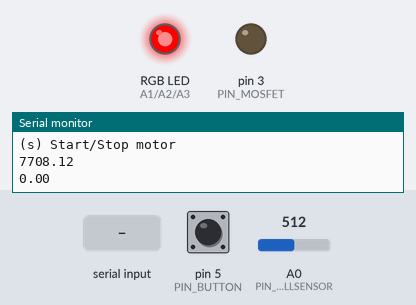
Bench run of a sketch on a simulated Arduino Nano, built with avr-gcc and run on an emulated ATmega328P. Parts: an RGB LED mixed from three pins (HIGH = lit), output pins drawn as LEDs (lit = HIGH), the last lines printed to the serial monitor. Dashed ring = blinking. The test bench sets the inputs (shaded band); at power-on: pin 5 (PIN_BUTTON) HIGH, A0 (PIN_HALLSENSOR) = 512.

Above: at 1.2 s.
1.3 s: pin 5 (PIN_BUTTON) pulled LOW for 0.15 s
At 1.64 s:
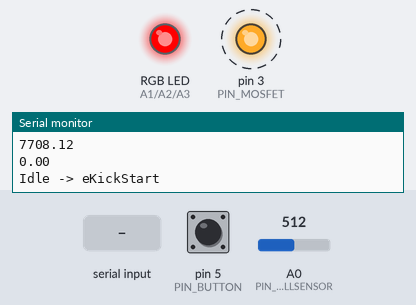
4.4 s: "s\n" received over Serial
At 4.8 s:
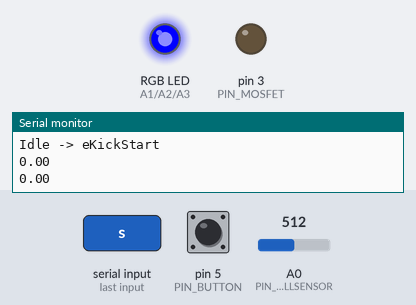
8.0 s: pin 5 (PIN_BUTTON) pulled LOW for 1 s
At 10.6 s:
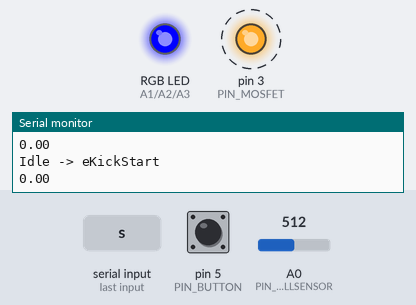
Timing chart, 0 to 16.0 s (numbered marks = the images above; inputs shaded):
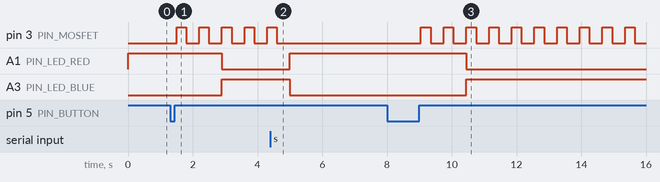

The sketch:

turbo_firmware.ino
```cpp
/*
This is to control the turbo drag pump.
This is a Holweck pump Alcatel model 5006 2H

Basically, it's a single cpil with a hall effect sensor
I beleive it gets up to 27-30K rpm
We need to ramp up the speed over time (the other manual said 3 mins)
We monitor the speed with the hall effect
Still not sure about starting the pumpo in a spcific direction
Maybe the firmware can support an LED to show when:
stopped  - red
spinning up to speed - yellow
at speed - green

We're going to use a nano for this


looks like the duty cycle should be around 50% until it gets to about 7K
then reduce to 35%


We're using an external mosfet to power
- look into diode protection

*/

#define PIN_MOSFET            3 // so we can use PWM to control current
#define PIN_HALLSENSOR        A0
#define PIN_LED_RED           A1
#define PIN_LED_GREEN         A2
#define PIN_LED_BLUE          A3
#define PIN_BUTTON            5 // the button will toggle between spin up or spin down
#define DEBOUNCE_DELAY        50    // the debounce time in milliseconds;

double DUTY_CYCLE = 50; // go to 35 when at higher speeds
double TRIGGER_ANGLE    =    95; // 90/ // the angle / phase that we should send the pulse
int PWMLEVEL = 255;

/*
The position of the trigger angle will affect which way it spins
With a trigger angle of 2-5%, it will spin clockwise (not the direction we want)
First attemps at a trigger angle of 55% make it spin CC
*/
double curRPM = 0; // current RPM (measured from pulses)
double curfrequency = 0; // current frequency (measured from pulses)
//variables for debouncing the button
int SelectButtonState = HIGH;       // the current reading from the input pin
int lastSelectButtonState = HIGH;   // the previous reading from the input pin
unsigned long lastSelectDebounceTime = 0;  // the last time the Select pin was toggled

#define NUMRPMLOG 60 // keep 1 mintue data
int rpmlog[NUMRPMLOG];
int rpmidx = 0;


//variables for sending a 1Hz update
unsigned long nextOneSecondTimer = 0;
unsigned long lastperiod_duration_uS = 0; // the time in uSecond that the previous period took
unsigned long lasthighstart_uS = 0; // the time the last period (rising edge) started
unsigned long laststatechangetime_uS = 0; // the last time the state changed

// phase tracking

int triggered_this_cycle = 0 ; // have we sent a pulse this cycle yet?
int triggered_this_cycle2 = 0 ; // have we sent a pulse this cycle yet?
unsigned long pulse_end_time = 0; // after the pulse is triggered, when should we end it.

//we need some sort of state to know what we're doing
enum eSTATE
{
  eIdle, // This is the state when the device is not running
  eKickStart, // start the motor up in the right direction, may take a little doing...
  eRun, // spinning up to speed and maintaining speed

};

eSTATE curstate = eIdle;//eSpinUp;//eIdle; // the applistion starts off with the state as idle

void setup()
{
  pinMode(PIN_LED_RED, OUTPUT);
  pinMode(PIN_LED_GREEN, OUTPUT);
  pinMode(PIN_LED_BLUE, OUTPUT);
  pinMode(PIN_MOSFET, OUTPUT);
  pinMode(PIN_HALLSENSOR,INPUT);
  pinMode(PIN_BUTTON, INPUT_PULLUP);


  //TCCR2B = TCCR2B & B11111000 | B00000001; // for PWM frequency of 31372.55 Hz on timer 2

  Serial.begin(115200);// initialize serial communication
  Serial.println("Turbo Pump firmware version 1");
  Serial.println("Steve Hernandez 2022");
  Serial.println("Commands:");
  PrintHelpStats();
}

void PrintHelpStats()
{
    Serial.print("(d) Duty Cycle = " );
    Serial.println( DUTY_CYCLE);
    Serial.print("(p) Trigger angle = " );
    Serial.println( TRIGGER_ANGLE);
    Serial.println("(k) Kickstart " );
    Serial.println("(s) Start/Stop motor " );
}
/*
void RGB_color(int red_light_value, int green_light_value, int blue_light_value)
 {
  analogWrite(PIN_LED_RED, red_light_value);
  analogWrite(PIN_LED_GREEN, green_light_value);
  analogWrite(PIN_LED_BLUE, blue_light_value);
}
*/

void DoSerialInput()
{
  static String sbuf = "";
  while (Serial.available())
  {
    char c = Serial.read();
    sbuf += c;
  }
  if(sbuf.indexOf("\n") > 0)
  {
    //process it
    Serial.println("processing input");
    Serial.println(sbuf);
    if(sbuf.indexOf("p") != -1)
    {
      //phase angle
      String tmp = sbuf.substring(1);
      double tv = tmp.toFloat();
      TRIGGER_ANGLE = tv;
      Serial.print("New trigger angle = " );
      Serial.println( TRIGGER_ANGLE);
    }else if (sbuf.indexOf("d") != -1)
    {
      String tmp2 = sbuf.substring(1);
      double tv1 = tmp2.toFloat();
      DUTY_CYCLE = tv1;
      Serial.print("New Duty Cycle = " );
      Serial.println( DUTY_CYCLE);
    }
    else if (sbuf.indexOf("?") != -1)
    {
      PrintHelpStats();
    }
   // else if (sbuf.indexOf("k") != -1)
   // {
   //   Serial.println("Kickstart " );
   //   StartupPulses();
   // }
    else if (sbuf.indexOf("s") != -1)
    {
      if(curstate == eIdle)
      {
        curstate = eKickStart;
        Serial.println("Starting motor " );
      }else
      {
        curstate = eIdle;
        Serial.println("Stopping Motor " );
        analogWrite(PIN_MOSFET, 0);
      }
      // start / stop
    }
    sbuf = ""; // clear it
  }
}

/*
This mode is to make sure the motor spins up.
There can be severa tings going on:
-The motor is already spinning and the user simply stopped and restarted
-The motor is at a dead stop (rpm == 0 for > X seconds)
-The motor is running in the reverse direction
  Could because of previous failure of kickstart?
This function is re-entrant and will execute if in kickstart mode
*/
void DoKickStart()
{
  if (curstate == eIdle)
    return;
    // so - anything could be happening here
    // we could be at a dead stop - we should check our rpm to see if we're at 0 rpm for multiple seconds
      // - send startup pulses
      // monitor to see if speed increases for X seconds
    // we could be spinning (in the right direction)
    // simply go to run mode
  if(curRPM == 0) // we're either in kickstart mode or run mode and we're at a dead stop and we're supposed to be running
    StartupPulses();

  if(curRPM > 500 && curstate == eKickStart)
  {
    curstate = eRun;
    Serial.println("Kickstart -> Run");
  }
    // check to exit kickstart mode
    // see if the current trend has been increasing over the past X seconds

}

/*This is a routine to get this thing up and spinning */
void StartupPulses()
{
  analogWrite(PIN_MOSFET, PWMLEVEL);
  delay(300)  ;
  analogWrite(PIN_MOSFET, 0);
  delay(400)  ;
//  analogWrite(PIN_MOSFET, PWMLEVEL);
//  delay(700)  ;
//  analogWrite(PIN_MOSFET, 0);
//  delay(100)  ;
}

void DoModeInput() // read the button
{
  int reading = digitalRead(PIN_BUTTON); //read the select button pin, if pressed will be low, if not pressed will be high
  if (reading != lastSelectButtonState)  //if the reading is not equal to the last state - set the last debounce time to current millis time
  {
    lastSelectDebounceTime = millis();
  }
  //check the difference between current time and last registered button press time, if it's greater than user defined delay then change the state as it's not a bounce
  if ((millis() - lastSelectDebounceTime) > DEBOUNCE_DELAY)
  {
    if (reading != SelectButtonState)  // check for change
    {
      SelectButtonState = reading;
      if (SelectButtonState == HIGH) // just transitioned high
      {
        switch(curstate)
        {
           case eIdle:// waiting to spin up - speed at 0
            curstate = eKickStart;
            Serial.println("Idle -> eKickStart");
            StartupPulses();
            break;
           case eKickStart:// currently running, go to idle
            curstate = eIdle;
            analogWrite(PIN_MOSFET, 0); // shut down the motor
            Serial.println("KickStart -> Idle");
            break;
           case eRun:// currently running, go to idle
            curstate = eIdle;
            analogWrite(PIN_MOSFET, 0); // shut down the motor
            Serial.println("Running -> Idle");
            break;
        }
      }
      else
      {
          // user let go of the mode button, end the test for long press
          //modepresstest = false;
      }
    }
  }
  //save the reading
  lastSelectButtonState = reading;
}
void SetLEDColor(int r,int g, int b)
{
    analogWrite(PIN_LED_RED, r);
    analogWrite(PIN_LED_GREEN, g);
    analogWrite(PIN_LED_BLUE, b);
}

void DoLEDOutput()
{
  switch(curstate)
  {
     case eIdle:// waiting to spin up - speed at 0
     SetLEDColor(255,0,0);
      break;
     case eRun:// spinning up to speed
     SetLEDColor(0,255,0);
      break;
     case eKickStart: //
     SetLEDColor(0,0,255);
      break;
  }
}
/*
// poll the hall sensor and get an estimate on RPM as well as triggering high and low
We need to:
  - Poll the Hall Sensor, determine a new value
  - detect change in values
  -
  Estimate the RPM
  -
  we need a way to make the RPM go towards 0 when the state stops changing
Th current working theory here is that
*/
void PollHall()
{
  unsigned long timenow = micros();
  static unsigned long lastlowstart_uS = 0;
  static unsigned int curstate = 0, laststate = 0; // say we're low

  int val = analogRead(PIN_HALLSENSOR); // the hall sensor needed to be ground-biased through a resistor - otherwise we'd get floating values
  //int val = digitalRead(PIN_HALLSENSOR);
  //Serial.println(val);

  if(val < 128)
    curstate = 0;
  else
    curstate = 1;

  if(laststate != curstate) // something changed
  {
    if(laststate == 0) // we were at low, we're now going to high
    {
      //update the rpm counter
      //determine the duration since the last
      lastperiod_duration_uS = timenow - lasthighstart_uS;
      double timediff_S = lastperiod_duration_uS /1000000.0;
      double freq = 1/timediff_S; // convert from time to frequency
      curRPM = freq  * 60; // infer the RPM from the RPS frequency
      curfrequency = freq; // in hz
      lasthighstart_uS = timenow; // now we're going high, mark the start
      triggered_this_cycle = 0; // clear the flag
      triggered_this_cycle2 = 0 ; // clear

    }
    else
    {
      lastlowstart_uS = micros();
    }
    laststate = curstate;
    laststatechangetime_uS = timenow;
  }
  if((timenow - laststatechangetime_uS) > 1000000)
    curRPM  = 0 ;
}
/*
So - We're attempting to determine the phase angle based on a few things
We know the time in uSeconds for the RPM - this is 'lastperiod_duration_uS'
We also know when the last period started 'lasthighstart_uS'
based on the time now, we can estimate from 0-100 where we are in the cycle
knowing that - we can use a phase offset angle to know when to trigger the next pulse
We should also determine the duration of the pulse
*/
/*
void DoublePulseAngle()
{
  double curphase = 0; // what the current phase angle is (0-100)
  unsigned long timenow = micros();
  unsigned long reltime_uS = timenow - lasthighstart_uS; // number of microseconds since the last period started
  if(lastperiod_duration_uS == 0)return; // avoid a divide by 0
  curphase = (double)((double)reltime_uS) / ((double)lastperiod_duration_uS);
  curphase *= 100; //scale to 0 -> 100

  if((curphase > TRIGGER_ANGLE) && (triggered_this_cycle == 0))
  {
    // if it's time to trigger
    digitalWrite(PIN_MOSFET, HIGH);
    pulse_end_time = timenow + (lastperiod_duration_uS * (((double)DUTY_CYCLE /2)/((double)100.0)));
    triggered_this_cycle = 1;
  }

  double trig2 = (double)(((int)TRIGGER_ANGLE * 2 ) % 100);
  if((curphase > trig2) && (triggered_this_cycle2 == 0))
  {
    // if it's time to trigger
    digitalWrite(PIN_MOSFET, HIGH);
    pulse_end_time = timenow + (lastperiod_duration_uS * (((double)DUTY_CYCLE /2)/((double)100.0)));
    triggered_this_cycle2 = 1;
  }
  //now we know where we are in the cycles
  // if the relative time now is greater than the previous cycle period - we start to get numbers greater than 1
  if(timenow > pulse_end_time)
  {
    digitalWrite(PIN_MOSFET, LOW);
  }
}
*/
void PulseAngle()
{
  double curphase = 0; // what the current phase angle is (0-100)
  unsigned long timenow = micros(); // get the time now
  unsigned long reltime_uS = timenow - lasthighstart_uS; // number of microseconds since the last period started
  if(lastperiod_duration_uS == 0)return; // avoid a divide by 0
  curphase = (double)((double)reltime_uS) / ((double)lastperiod_duration_uS); // get the fraction portion of the time
  curphase *= 100;// scale to 0 -> 100

  if((curphase > TRIGGER_ANGLE) && (triggered_this_cycle == 0))
  {
    // if it's time to trigger
    analogWrite(PIN_MOSFET, PWMLEVEL);
    pulse_end_time = timenow + (((double)lastperiod_duration_uS) * (((double)DUTY_CYCLE)/((double)100.0)));
    triggered_this_cycle = 1;
  }
  //now we know where we are in the cycles
  // if the relative time now is greater than the previous cycle period - we start to get numbers greater than 1
  if(timenow > pulse_end_time)
  {
    analogWrite(PIN_MOSFET, 0);
  }
}

void AddRPMValue(int val)
{
  rpmlog[rpmidx++] = val;
  if(rpmidx == NUMRPMLOG)
    rpmidx = 0;
}

bool IsRpmIncreasing()
{
  int idx = rpmidx;
  bool increase = false;
  for(int x = 0 ;x < 5; x ++)
  {
    idx--;
    if(idx < 0)
      idx = NUMRPMLOG -1;
  }
}

void loop()
{
  DoLEDOutput();
  DoModeInput();
  DoSerialInput();
  DoKickStart();
  PollHall();
  if(curstate != eIdle)
    PulseAngle(); // pulse at the right time in the cycle

  // send periodic stats
  if(millis() > nextOneSecondTimer)
  {
    nextOneSecondTimer = millis() + 1000;
    Serial.println(curRPM);
    AddRPMValue(curRPM);
  }
}
```

Measured:
- after the input at 1.3 s, pin 3 (PIN_MOSFET): alternates HIGH for 0.30 s and LOW for 0.40 s, starting after 0.20 s; A1 (PIN_LED_RED): HIGH → LOW after 1.6 s; A3 (PIN_LED_BLUE): LOW → HIGH after 1.6 s
- after the input at 4.4 s, pin 3 (PIN_MOSFET): goes on until 4.6 s, then stays LOW; A1 (PIN_LED_RED): LOW → HIGH after 0.60 s; A3 (PIN_LED_BLUE): HIGH → LOW after 0.60 s
- after the input at 8.0 s, pin 3 (PIN_MOSFET): alternates HIGH for 0.30 s and LOW for 0.40 s, starting after 1.0 s; A1 (PIN_LED_RED): HIGH → LOW after 2.5 s; A3 (PIN_LED_BLUE): LOW → HIGH after 2.5 s
